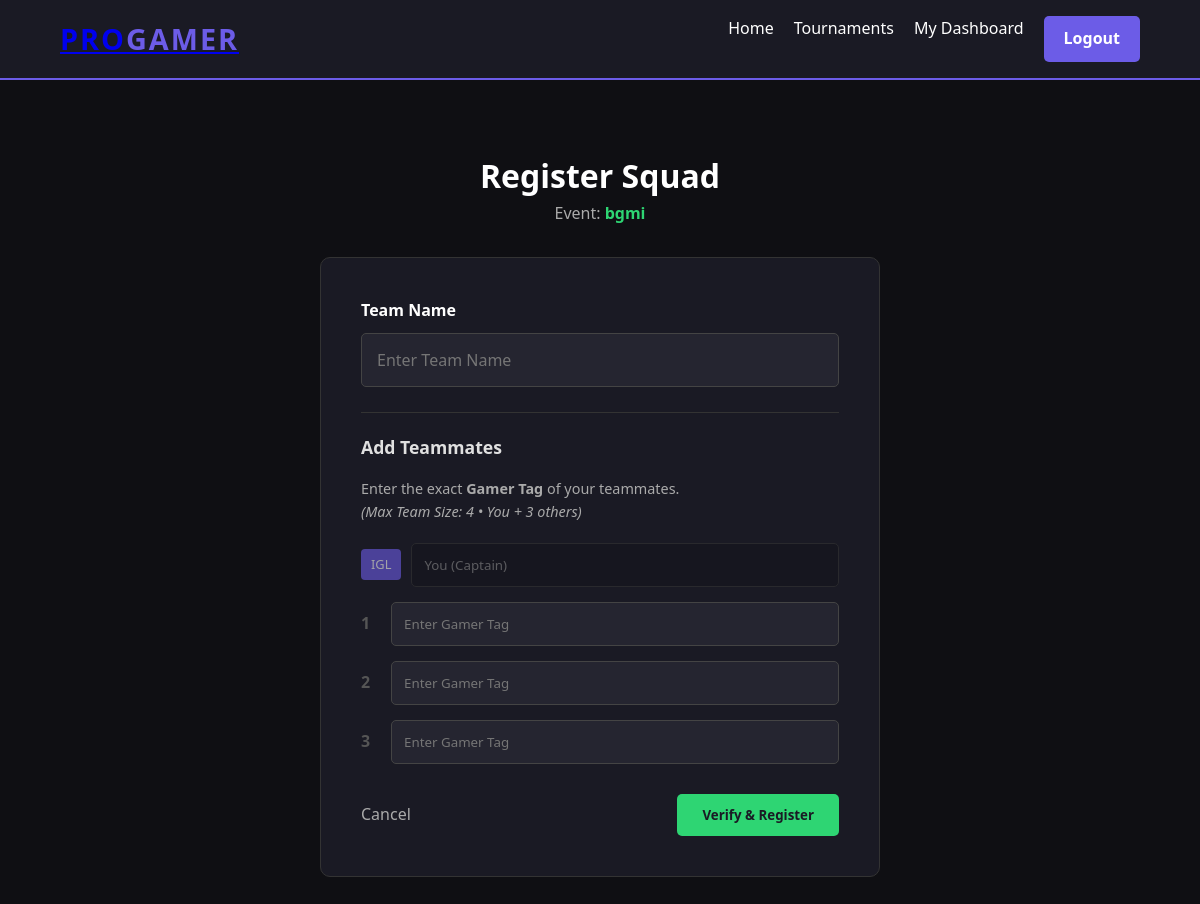
Screenshot of /register_team.php?id=9 (signed in) with the database file from the repository.
### tables this page shows
CREATE TABLE `tournament` (
  `tournament_id` int(11) NOT NULL,
  `tournament_name` varchar(150) NOT NULL,
  `game_id` int(11) DEFAULT NULL,
  `organizer_id` int(11) DEFAULT NULL,
  `start_date` datetime DEFAULT NULL,
  `end_date` datetime DEFAULT NULL,
  `prize_pool` decimal(10,2) DEFAULT NULL
);

CREATE TABLE `game` (
  `game_id` int(11) NOT NULL,
  `game_name` varchar(100) NOT NULL,
  `platform` varchar(50) DEFAULT NULL,
  `max_team_size` int(11) DEFAULT 5,
  `min_age` int(11) DEFAULT 0,
  `min_teams_per_match` int(11) DEFAULT 2
);

### register_team.php (the view, shortened to what this page needs)
<?php
include __DIR__ . '/includes/db_connect.php';
include __DIR__ . '/includes/header.php';
$tournament_id = intval($_GET['id']);
$sql_tourney = "SELECT T.tournament_name, G.game_name, G.max_team_size
                FROM Tournament T
                JOIN Game G ON T.game_id = G.game_id
                WHERE T.tournament_id = $tournament_id";
$tourney = $conn->query($sql_tourney)->fetch_assoc();
$max_players = $tourney['max_team_size'];
$slots_available = $max_players - 1;
?>
<div style="max-width: 600px; margin: 50px auto; padding: 20px;">
    <div style="margin-bottom: 30px; text-align: center;">
        <h1 style="color: #fff;">Register Squad</h1>
        <p style="color: #aaa;">
            Event: <strong style="color: #2ed573;"><?php echo htmlspecialchars($tourney['tournament_name']); ?></strong>
        </p>
    </div>
    <div style="background: #1a1a24; padding: 40px; border-radius: 10px; border: 1px solid #333;">
        <form method="POST">
            <div style="margin-bottom: 25px;">
                <label style="display: block; color: #fff; margin-bottom: 10px; font-weight: bold;">Team Name</label>
                <input type="text" name="team_name" placeholder="Enter Team Name" required
                       value="<?php echo isset($_POST['team_name']) ? htmlspecialchars($_POST['team_name']) : ''; ?>"
                       style="width: 100%; padding: 15px; background: #252530; border: 1px solid #444; color: white; border-radius: 5px; font-size: 1rem;">
            </div>
            <hr style="border: 0; border-top: 1px solid #333; margin: 20px 0;">
            <h3 style="margin-bottom: 15px; font-size: 1.1rem;">Add Teammates</h3>
            <p style="font-size: 0.9rem; color: #aaa; margin-bottom: 20px;">
                Enter the exact <strong>Gamer Tag</strong> of your teammates.
                <br><em>(Max Team Size: <?php echo $max_players; ?> • You + <?php echo $slots_available; ?> others)</em>
            </p>
            <div style="display: flex; flex-direction: column; gap: 15px;">
                <div style="display: flex; gap: 10px; align-items: center; opacity: 0.6;">
                    <span style="background: #6c5ce7; color: white; padding: 5px 10px; border-radius: 4px; font-size: 0.8rem;">IGL</span>
                    <input type="text" value="You (Captain)" disabled
                           style="flex: 1; padding: 12px; background: #15151c; border: 1px solid #333; color: #888; border-radius: 5px; cursor: not-allowed;">
                </div>
                <?php for($i = 1; $i <= $slots_available; $i++): ?>
                    <div style="display: flex; gap: 10px; align-items: center;">
                        <span style="color: #555; font-weight: bold; width: 20px;"><?php echo $i; ?></span>
                        <input type="text" name="teammates[]" placeholder="Enter Gamer Tag"
                               value="<?php echo isset($_POST['teammates'][$i-1]) ? htmlspecialchars($_POST['teammates'][$i-1]) : ''; ?>"
                               style="flex: 1; padding: 12px; background: #252530; border: 1px solid #444; color: white; border-radius: 5px;">
                    </div>
                <?php endfor; ?>
            </div>
            <div style="margin-top: 30px; display: flex; justify-content: space-between; align-items: center;">
                <a href="tournament_view.php?id=<?php echo $tournament_id; ?>" style="color: #aaa; text-decoration: none;">Cancel</a>
                <button type="submit" name="register_squad" class="btn"
                        style="background: #2ed573; color: #1a1a24; padding: 12px 25px; border: none; border-radius: 5px; font-weight: bold; cursor: pointer;">
                    Verify & Register
                </button>
            </div>
        </form>
    </div>
</div>
</body>
</html>

### css/style.css (style rules this page uses)
* { margin: 0; padding: 0; box-sizing: border-box; font-family: 'Segoe UI', Tahoma, Geneva, Verdana, sans-serif; }
body { background-color: #0f0f13; color: #e0e0e0; line-height: 1.6; }
.btn { display: inline-block; padding: 10px 20px; background-color: #6c5ce7; color: #fff; text-decoration: none; border-radius: 5px; border: none; cursor: pointer; font-weight: bold; transition: 0.3s; }

### rows the page displays
tournament: tournament_name "bgmi", game.max_team_size "4", game.max_team_size "3"
